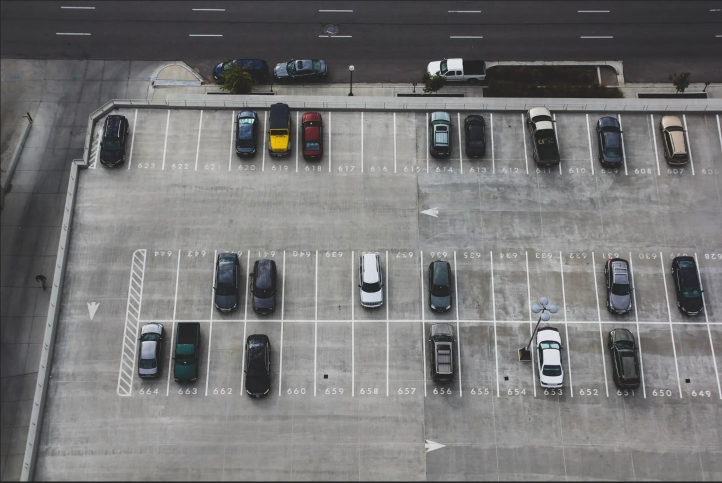
#> input picture CNN-Tensorflow-Parking/appl/asset/parking_lot/parking.jpg, 1444 x 965 px, found by its file name (shown at 1/2 size)
$ python outline_green.py
#> lines starting #> are read from the running program, lines starting #| are printed output that depends on the picture; after the words box and inside, x2 and y2 are one past the last pixel; in counts of white or black regions, pixels touching at a corner belong together
import cv2
import numpy as np

# Citirea imaginii
img = cv2.imread('appl/asset/parking_lot/parking.jpg')
#> img is the input picture: shape (965, 1444, 3); mean B, G, R 118.6, 118.7, 118.8

# Redimensionarea imaginii la jumătate
img = cv2.resize(img, (0, 0), fx=0.5, fy=0.5)
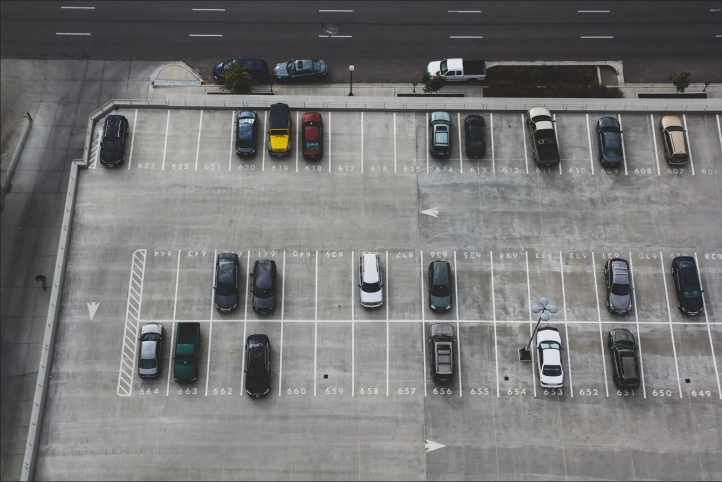
#> img: shape (482, 722, 3); mean B, G, R 118.9, 118.9, 119.1

# Convertirea imaginii la spațiul de culoare HSV
hsv = cv2.cvtColor(img, cv2.COLOR_BGR2HSV)
#> hsv: shape (482, 722, 3); mean H, S, V 63.6, 9.2, 120.7

# Definirea intervalului de culoare pentru culoarea albă
lower_white = np.array([0, 0, 200])
upper_white = np.array([180, 50, 255])

# Crearea unei măști pentru culorile care se încadrează în intervalul definit
mask = cv2.inRange(hsv, lower_white, upper_white)
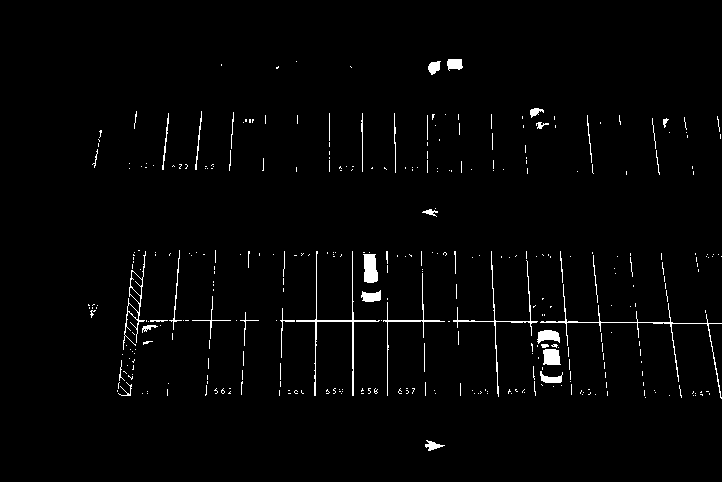
#> mask: shape (482, 722); 1.9% white; 364 white regions (317 under 20 px)

# Aplicarea măștii pe imaginea originală pentru a izola zonele albe
parking_lots = cv2.bitwise_and(img, img, mask=mask)

# Identificarea contururilor în imaginea alb-negru
contours, _ = cv2.findContours(mask, cv2.RETR_EXTERNAL, cv2.CHAIN_APPROX_SIMPLE)
#> contours = 364 contours, 344 with area under 20; largest, box (x1, y1, x2, y2) and area: (123, 251, 146, 350) 418, (363, 254, 378, 283) 319, (543, 349, 561, 365) 219, (296, 251, 380, 396) 211, (537, 330, 560, 344) 186

# Desenarea contururilor pe imaginea originală
for contour in contours:
    # Calcularea dreptunghiului care înconjoară conturul
    x, y, w, h = cv2.boundingRect(contour)
    # Desenarea dreptunghiului
    cv2.rectangle(img, (x, y), (x + w, y + h), (0, 255, 0), 2)  # culoarea verde, grosimea liniei 2
#> this loop made 364 passes
#> (x, y, w, h) on passes 1 to 3: (425, 440, 20, 11), (645, 397, 1, 1), (695, 395, 1, 1)
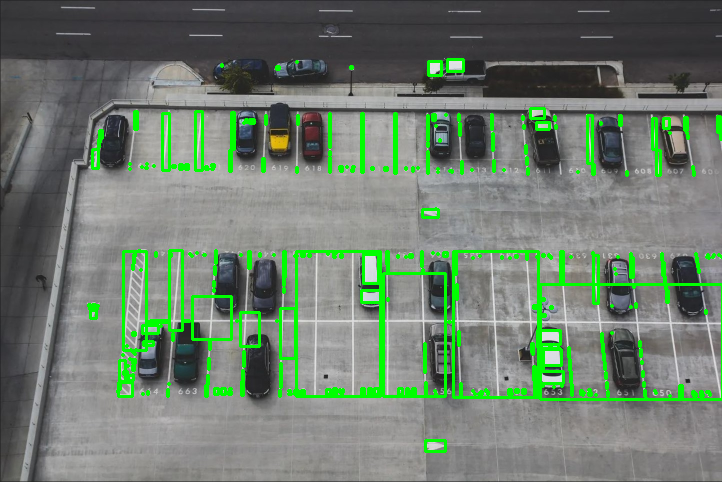
#> img: shape (482, 722, 3); 6.18% of pixels changed, all inside (x1, y1, x2, y2) = (87, 58, 722, 453)

# Afisarea imaginii cu loturile de parcare conturate
cv2.imshow('Parking Lots', img)
cv2.waitKey(0)
cv2.destroyAllWindows()
